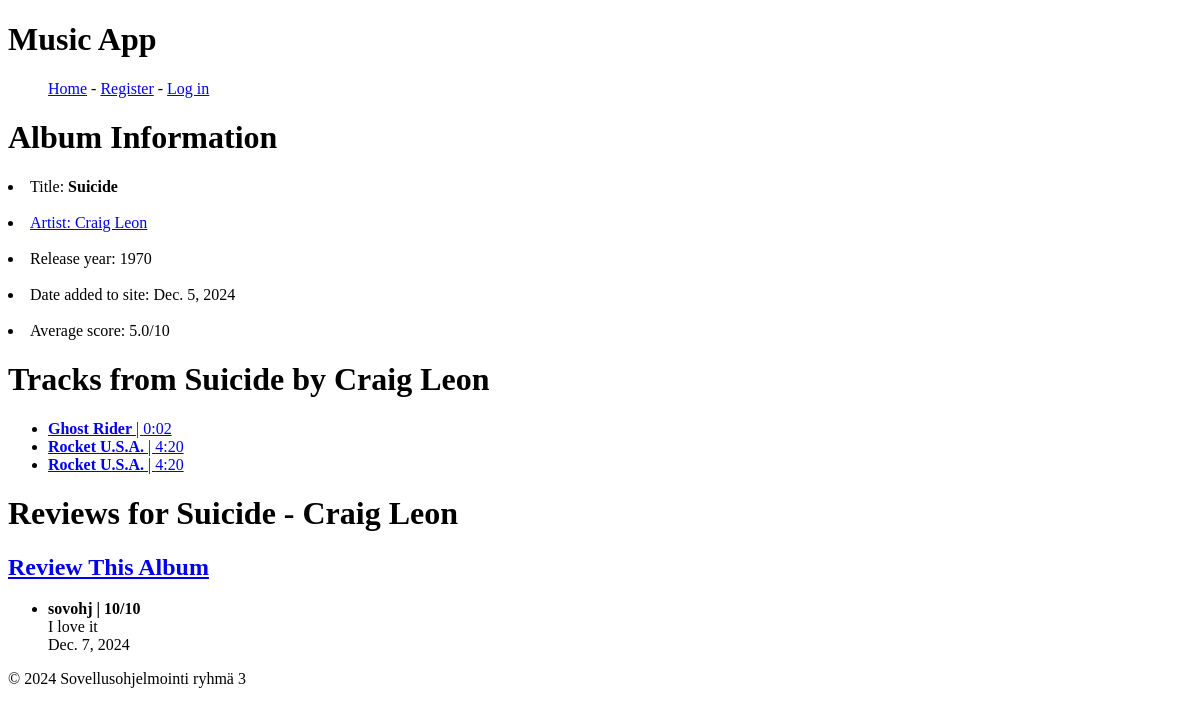
The app's page /albums/1/tracks/, older data.
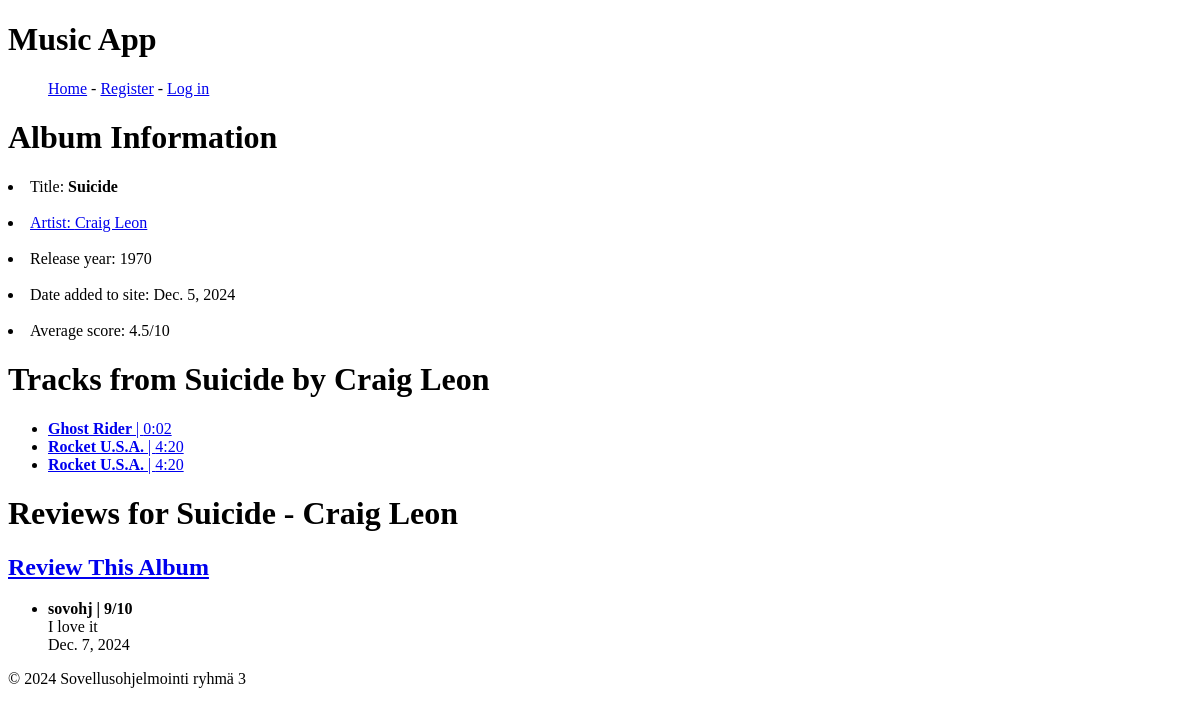
The same page, newer data.
### music_app/models.py (models this page shows, shortened)
class Album(models.Model):
    name = models.CharField(max_length=300)
    release_year = models.IntegerField(default=1900,
                    validators=[
                        MaxValueValidator(datetime.datetime.now().year),
                        MinValueValidator(1900)])
    date_added = models.DateField(auto_now_add=True)
    artist = models.ForeignKey(Artist, on_delete=models.SET_NULL, null=True)
    def __str__(self):
        return self.name + " - " + self.artist.name
    def get_avg_score(self):
        reviews = Review.objects.filter(
            content_type= ContentType.objects.get_for_model(self),
            object_id=self.id)
        if len(reviews) == 0:
            return 0
        else:
            combined_sum = 0
            for review in reviews:
                combined_sum += review.rating
            return combined_sum / len(reviews)

class Review(models.Model):
    content_type = models.ForeignKey(ContentType, on_delete=models.CASCADE) # Song or album?
    object_id = models.PositiveIntegerField() # ID of song or album
    target_object = GenericForeignKey('content_type', 'object_id')
    content = models.TextField()
    rating = models.IntegerField(default=0,
                                validators=[
                                    MaxValueValidator(10),
                                    MinValueValidator(0),
                                ])
    date_created = models.DateField(auto_now_add=True)
    is_public = models.BooleanField(default=False) # Public means other users can see this review
    creator = models.ForeignKey(User, on_delete=models.CASCADE)

class Artist(models.Model):
    name = models.CharField(max_length=100)
    def __str__(self):
        return self.name

### music_app/views.py (the view)
# urls.py: path('albums/<int:album_id>/tracks/', views.track_list, name='track_list'),
def track_list(request, album_id):
    album = get_object_or_404(Album, id=album_id)
    tracks = Track.objects.filter(album=album)
    reviews = filter_reviews(request, album)
    return render(request, 'music_app/tracks.html', {
        'tracks': tracks,
        'album': album,
        'reviews': reviews,
    })

### music_app/models.py (called while the page is built)
    def get_length(self):
        minutes = self.length // 60
        seconds = self.length % 60
        result = f"{minutes}:{seconds:02}"
        return result

### music_app/views.py (called while the page is built)
def filter_reviews(request, target_object):
    object_content_type = ContentType.objects.get_for_model(target_object)
    if request.user.is_authenticated:
        reviews = Review.objects.filter(
            content_type=object_content_type,
            object_id=target_object.id
        ).filter(
            Q(is_public=True) | Q(creator=request.user)
        ).distinct()
        user_review = reviews.filter(creator=request.user).first()
        if user_review:
            reviews = [user_review] + list(reviews.exclude(id=user_review.id))
    else:
        reviews = Review.objects.filter(
            content_type=object_content_type,
            object_id=target_object.id,
            is_public=True
        )
    return reviews

### music_app/templates/music_app/tracks.html (shortened to what this page needs)
{% extends "music_app/base.html" %}
{% block content %}
    <h1>Album Information</h1>
    <li>Title: <strong>{{ album.name }}</strong></li><br>
    <li><a href="{% url 'music_app:artist_albums' artist_id=album.artist.id %}">
        Artist: {{ album.artist }}</a></li><br>
    <li>Release year: {{ album.release_year }}</li><br>
    <li>Date added to site: {{ album.date_added }}</li><br>
    <li>Average score: {{ album.get_avg_score }}/10</li>
    <h1>Tracks from {{ album.name }} by {{ album.artist.name }}</h1>
    <ul>
        {% for track in tracks %}
            <li>
                <a href="{% url 'music_app:track_details' track_id=track.id %}">
                    <strong>{{ track.name }}</strong> | {{ track.get_length }}<br>
                </a>
            </li>
        {% endfor %}
    </ul>
    <h1>Reviews for {{ album }}</h1>
    <h2><a href="{% url 'music_app:add_review' type='album' obj_id=album.id %}">Review This Album</a></h2>
    <ul>
        {% for review in reviews %}
            <li>
                <strong>{{ review.creator }} | {{ review.rating }}/10</strong><br>
                {{ review.content }}<br>
                {{ review.date_created }}
            </li>
        {% endfor %}
    </ul>
{% endblock %}

Row changes from the older to the newer data that the page shows:
changed through a linked row, Album "Suicide": get_avg_score "5.0" → "4.5"
changed Review "I love it": rating "10" → "9"
